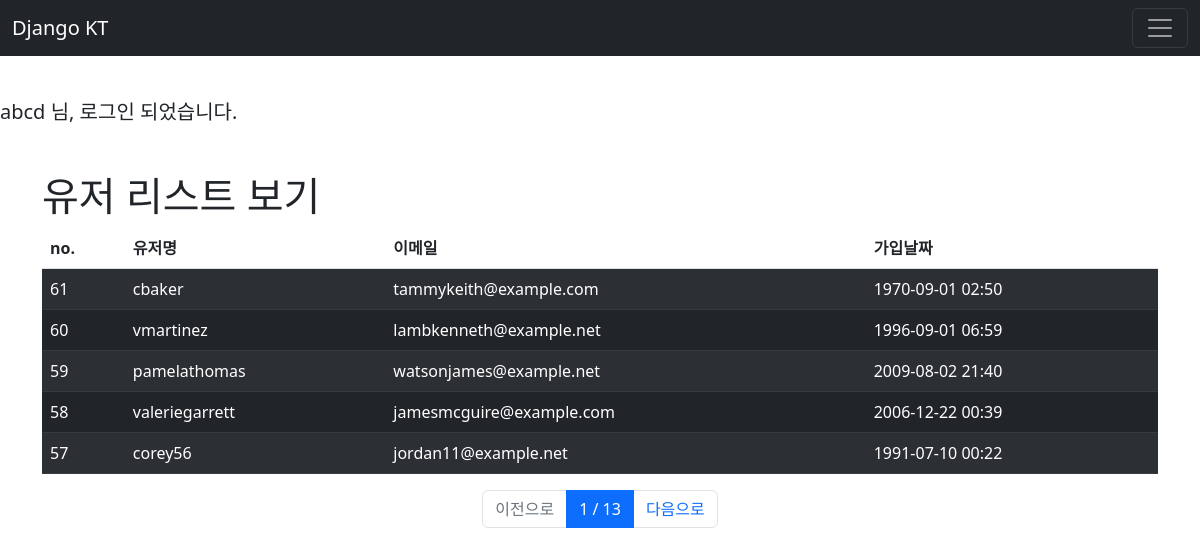
Page /users/ (signed in) on the committed database.
### user/models.py (models this page shows, shortened)
class User(AbstractUser):
    register_date = models.DateTimeField(auto_now_add=True, verbose_name="등록날짜")
    class Meta:
        verbose_name = "사용자"
        verbose_name_plural = "사용자"

### user/views.py (the view)
# urls.py: path("users/", user_list_view, name="user_list"),
@login_required
def user_list_view(request):
    print("userlist 보기")
    page = int(request.GET.get("page", 1))
    users = User.objects.all().order_by("-id")     # 모든 유저정보 가져오기(내림차순)
    paginator = Paginator(users, 5)               # 10개씩 보여주기
    users = paginator.get_page(page)
    return render(request, "users.html", {"users": users})

### templates/users.html (shortened to what this page needs)
{% extends "base.html" %}
{% load static %}
  {% block content %}
  <div class="container">
  <div class="row mt-5">
    <div class="col-12">
      <h1>유저 리스트 보기</h1>
      <table class="table table-striped table-border">
        <thead class="thead-light">
          <tr>
            <th scope="col">no.</th>
            <th scope="col">유저명</th>
            <th scope="col">이메일</th>
            <th scope="col">가입날짜</th>
          </tr>
        </thead>
        <tbody class="table-dark">
          {% for user in users %}
          <tr>
            <td scope="row">{{ user.id }}</td>
            <td>{{ user.username }}</td>
            <td>{{ user.email }}</td>
            <td>{{ user.register_date|date:'Y-m-d H:i' }}</td>
          </tr>
          {% endfor %}
        </tbody>
      </table>
    </div>
  </div>
  <nav>
    <ul class="pagination justify-content-center">
      {% if users.has_previous %}
      <li class="page-item">
        <a class="page-link" href="?page={{ users.previous_page_number }}">이전으로</a>
      </li>
      {% else %}
      <li class="page-item disabled">
        <a class="page-link" href="#">이전으로</a>
      </li>
      {% endif %}
      <li class="page-item active">
        <a class="page-link" href="#">{{ users.number }} / {{ users.paginator.num_pages }}</a>
      </li>
      {% if users.has_next %}
      <li class="page-item">
        <a class="page-link" href="?page={{ users.next_page_number }}">다음으로</a>
      {% else %}
      <li class="page-item disabled">
        <a class="page-link disabled" href="#">다음으로</a>
      {% endif %}
      </li>
    </ul>
  </nav>
  </div>
  {% endblock %}

### templates/base.html (shortened to what this page needs)
{% load static %}
<!doctype html>
<html lang="en">
<head>
    <link href="https://cdn.jsdelivr.net/npm/bootstrap@5.2.0/dist/css/bootstrap.min.css" rel="stylesheet"
>
</head>
<body>
    <nav class="navbar navbar-dark bg-dark fixed-top">
        <div class="container-fluid">
            <a class="navbar-brand" href="/">Django KT</a>
            <button class="navbar-toggler" type="button" data-bs-toggle="offcanvas" data-bs-target="#offcanvasDarkNavbar"
                aria-controls="offcanvasDarkNavbar">
                <span class="navbar-toggler-icon"></span>
            </button>
        </div>
    </nav>
    {% if user.is_authenticated %}
        <h5>{{ user.username }} 님, 로그인 되었습니다. </h5>
    {% endif %}
    {% block content %}
    {% endblock %}
</body>
</html>

### templates/base.html (style rules this page uses)
body { margin-top: 100px; }

### rows in the picture
User: username "abcd"
User: id "61", username "cbaker", email "tammykeith@example.com", register_date "1970-09-01 02:50"
User: id "60", username "vmartinez", email "lambkenneth@example.net", register_date "1996-09-01 06:59"
User: id "59", username "pamelathomas", email "watsonjames@example.net", register_date "2009-08-02 21:40"
User: id "58", username "valeriegarrett", email "jamesmcguire@example.com", register_date "2006-12-22 00:39"
User: id "57", username "corey56", email "jordan11@example.net", register_date "1991-07-10 00:22"

### other values in the picture
{{ users.number }} "1"
{{ users.paginator.num_pages }} "13"
